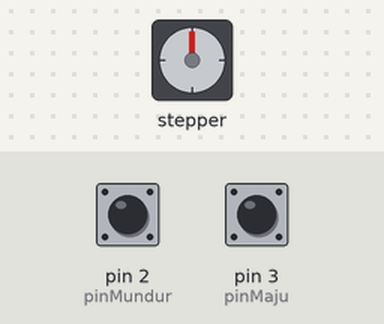
Recording of a sketch running on a simulated Arduino Uno, built with avr-gcc and run on an emulated ATmega328P. On the bench: stepper motor. Wiring (inferred from the names in the program): stepper motor (2048 steps per turn assumed): coils pin 8, pin 9, pin 10, pin 11. The inputs (shaded band) are chosen by the test bench; at power-on: pin 2 (pinMundur) HIGH, pin 3 (pinMaju) HIGH.

Above: at 1.2 s.
1.3 s: pin 2 (pinMundur) pulled LOW for 0.15 s
At 2.2 s:
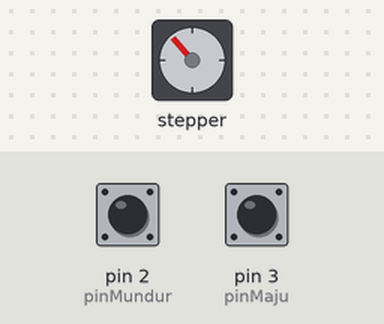
3.2 s: pin 3 (pinMaju) pulled LOW for 1 s
At 5.8 s:
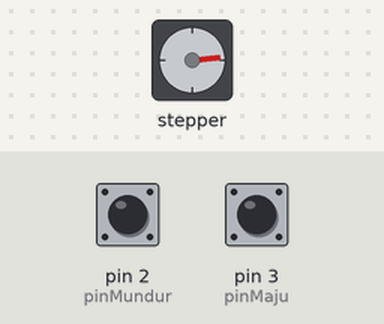
6.2 s: pin 3 (pinMaju) pulled LOW for 0.15 s
At 7.3 s:
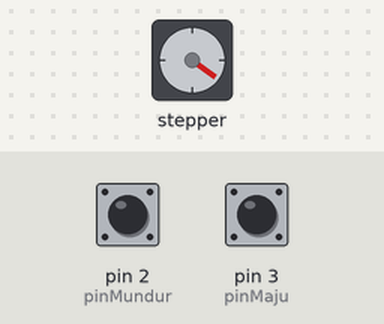
8.1 s: pin 2 (pinMundur) pulled LOW for 1 s
At 8.86 s:
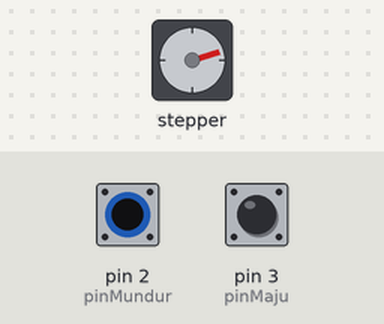
11.1 s: pin 2 (pinMundur) pulled LOW for 3.2 s
At 11.26 s:
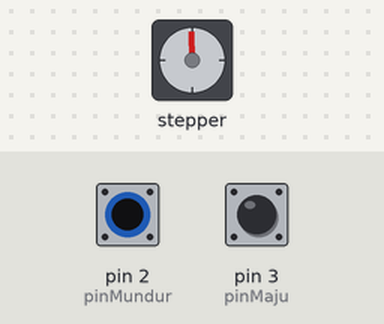
15.8 s: pin 3 (pinMaju) pulled LOW for 3.2 s
At 16.55 s:
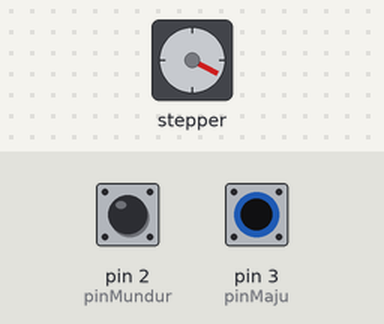
Timing chart, 0 to 20.7 s (numbered marks = the images above; inputs shaded):
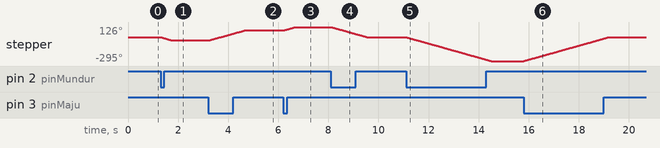

The sketch:

steppermotor.ino
```cpp
//motor stepper
//inisialisasi pin
int In1=8;
int In2=9;
int In3=10;
int In4=11;
int pinMaju   = 3;
int pinMundur = 2;

int step = 60;    //putaran penuh (6 derajat x 60 = 360)
int delayTime=2;  //makin kecil makin cepat

void setup(){
  //menetapkan setiap pin arduino sebagai output/input
  pinMode(In1,OUTPUT);
  pinMode(In2,OUTPUT);
  pinMode(In3,OUTPUT);
  pinMode(In4,OUTPUT);
  pinMode(pinMaju,INPUT);
  pinMode(pinMundur,INPUT);

  //fullup aktif
  digitalWrite (pinMaju, HIGH);
  digitalWrite (pinMundur, HIGH);
}

void loop(){
 if (digitalRead (pinMaju) == LOW){
  for (int i=0; i<60; i++){
    maju();
  }
 }

if (digitalRead (pinMundur) == LOW){
  for (int i=0; i<60; i++){
    mundur();
  }
 }

}

//program motor mundur
void mundur(){

  //step 4
  step4();

  delay(delayTime);

  //step 3
  step3();

  delay(delayTime);

  //step 2
  step2();

  delay(delayTime);

  //step 1
  step1();

  delay(delayTime);
}

//program motor maju
void maju(){

  //step 4
  step1();

  delay(delayTime);

  //step 3
  step2();

  delay(delayTime);

  //step 2
  step3();

  delay(delayTime);

  //step 1
  step4();

  delay(delayTime);
}

//Membuat fungsi pada setiap step
void step1(){
  digitalWrite(In1,LOW);
  digitalWrite(In2,LOW);
  digitalWrite(In3,HIGH);
  digitalWrite(In4,HIGH);
}

void step2(){
  digitalWrite(In1,HIGH);
  digitalWrite(In2,LOW);
  digitalWrite(In3,LOW);
  digitalWrite(In4,HIGH);
}

void step3(){
  digitalWrite(In1,HIGH);
  digitalWrite(In2,HIGH);
  digitalWrite(In3,LOW);
  digitalWrite(In4,LOW);
}

void step4(){
  digitalWrite(In1,LOW);
  digitalWrite(In2,HIGH);
  digitalWrite(In3,HIGH);
  digitalWrite(In4,LOW);
}
```

Measured:
- after the input at 1.3 s, stepper: turns 41° counter-clockwise in 0.46 s, starting at once
- after the input at 3.2 s, stepper: turns 125° clockwise in 1.4 s, starting at once
- after the input at 6.2 s, stepper: turns 42° clockwise in 0.47 s, starting at once
- after the input at 8.1 s, stepper: turns 126° counter-clockwise in 1.4 s, starting at once
- after the input at 11.1 s, stepper: turns 295° counter-clockwise in 3.4 s, starting at once
- after the input at 15.8 s, stepper: turns 295° clockwise in 3.4 s, starting at once
